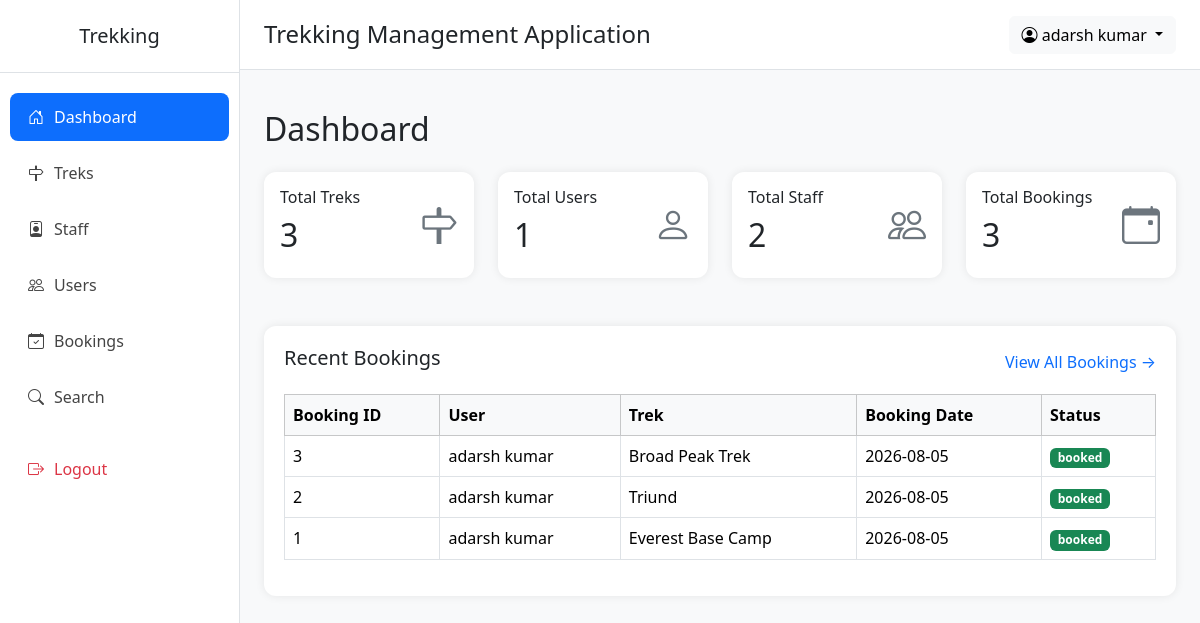
Screenshot of /admin/dashboard (signed in) with the database file from the repository.
### application/models.py (models this page shows)
class User(db.Model):
    __tablename__="users"
    id=db.Column(db.Integer(),primary_key=True,autoincrement=True)
    name=db.Column(db.String(),nullable=False)
    email=db.Column(db.String(),nullable=False,unique=True)
    phone=db.Column(db.String(),nullable=True)
    password=db.Column(db.String(),nullable=False)
    contact=db.Column(db.String(),nullable=True)
    role=db.Column(db.String(),default="user")       # admin | user | staff
    status=db.Column(db.String(),default="active")   # active | blacklisted | pending | rejected
    created_at=db.Column(db.DateTime(),server_default=db.func.now())
    updated_at=db.Column(db.DateTime(),server_default=db.func.now(),onupdate=db.func.now())
    staff_profile = db.relationship(
        "Staff",
        backref="user",
        uselist=False,
        foreign_keys="Staff.userid"
    )
    bookings = db.relationship(
        "Booking",
        backref="user",
        cascade="all, delete-orphan"
    )

class Booking(db.Model):
    __tablename__ = "bookings"
    id = db.Column(db.Integer(), primary_key=True)
    user_id = db.Column(db.Integer(), db.ForeignKey("users.id"), nullable=False)
    trek_id = db.Column(db.Integer(), db.ForeignKey("treks.id"), nullable=False)
    booking_date = db.Column(db.DateTime(), default=db.func.now())
    status = db.Column(db.String(20), nullable=False, default="booked")
    payment_status = db.Column(db.String(20), nullable=False, default="Pending")
    cancelled_at = db.Column(db.DateTime, nullable=True)

class Trek(db.Model):
    __tablename__="treks"
    id = db.Column(db.Integer(),primary_key=True)
    name = db.Column(db.String(),nullable=False)
    location = db.Column(db.String(),nullable=False)
    price=db.Column(db.Integer(),nullable=False)
    difficulty = db.Column(db.String(),nullable=False) # Easy | Medium | Hard
    duration_days = db.Column(db.Integer(),nullable=False)
    total_slots = db.Column(db.Integer(),nullable=False)
    avl_slots = db.Column(db.Integer(),nullable=False)
    assigned_staff_id = db.Column(db.Integer(),db.ForeignKey("staff.id"),nullable=True)
    status = db.Column(db.String(),default="open") #  open | closed | started | completed
    start_date = db.Column(db.DateTime(),nullable=False)
    end_date = db.Column(db.DateTime(),nullable=False)
    desc = db.Column(db.String(),nullable=True)
    created_by = db.Column(db.Integer(),db.ForeignKey("users.id"),nullable=False)
    created_at = db.Column(db.DateTime(),server_default=db.func.now())
    updated_at = db.Column(db.DateTime(),server_default=db.func.now(),onupdate=db.func.now())
    bookings = db.relationship(
        "Booking",
        backref="trek",
        cascade="all, delete-orphan"
    )

### application/admin_routes.py (the view)
@app.route("/admin/dashboard")
def admin():
    if("admin_id" not in session):
        return redirect("/login")
    this_admin=User.query.filter_by(id=session["admin_id"]).first()
    total_treks=Trek.query.all().__len__()
    total_staff=Staff.query.all().__len__()
    total_user=User.query.all().__len__()-total_staff-1
    all_bookings=Booking.query.all()
    recent_booking=Booking.query.order_by(Booking.booking_date.desc()).limit(3).all()
    total_bookings=all_bookings.__len__()
    return render_template("admin/dashboard.html",this_admin=this_admin,total_user=total_user,total_bookings=total_bookings,total_staff=total_staff,total_treks=total_treks,all_bookings=all_bookings,recent_booking=recent_booking)

### templates/admin/dashboard.html (shortened to what this page needs)
{% extends "admin/base.html" %}
{% block content %}
<h2 class="mb-4">
                Dashboard
            </h2>
            <div class="row g-4">
                <div class="col-md-3">
                    <div class="card dashboard-card">
                        <div class="card-body d-flex justify-content-between align-items-center">
                            <div>
                                <h6>Total Treks</h6>
                                <h2>{{total_treks}}</h2>
                            </div>
                            <i class="bi bi-signpost card-icon"></i>
                        </div>
                    </div>
                </div>
                <div class="col-md-3">
                    <div class="card dashboard-card">
                        <div class="card-body d-flex justify-content-between align-items-center">
                            <div>
                                <h6>Total Users</h6>
                                <h2>{{total_user}}</h2>
                            </div>
                            <i class="bi bi-person card-icon"></i>
                        </div>
                    </div>
                </div>
                <div class="col-md-3">
                    <div class="card dashboard-card">
                        <div class="card-body d-flex justify-content-between align-items-center">
                            <div>
                                <h6>Total Staff</h6>
                                <h2>{{total_staff}}</h2>
                            </div>
                            <i class="bi bi-people card-icon"></i>
                        </div>
                    </div>
                </div>
                <div class="col-md-3">
                    <div class="card dashboard-card">
                        <div class="card-body d-flex justify-content-between align-items-center">
                            <div>
                                <h6>Total Bookings</h6>
                                <h2>{{total_bookings}}</h2>
                            </div>
                            <i class="bi bi-calendar-event card-icon"></i>
                        </div>
                    </div>
                </div>
            </div>
            <div class="table-container mt-5">
                <div class="d-flex justify-content-between align-items-center mb-3">
                    <h5>Recent Bookings</h5>
                    <a href="/admin/all/booking" class="text-decoration-none">
                        View All Bookings →
                    </a>
                </div>
                <table class="table table-bordered table-hover align-middle">
                    <thead class="table-light">
                    <tr>
                        <th>Booking ID</th>
                        <th>User</th>
                        <th>Trek</th>
                        <th>Booking Date</th>
                        <th>Status</th>
                    </tr>
                    </thead>
                    <tbody>
                    {% for b in recent_booking %}
                    <tr>
                        <td>{{b.id}}</td>
                        <td>{{b.user.name}}</td>
                        <td>{{b.trek.name}}</td>
                        <td>{{b.booking_date.date()}}</td>
                        <td><span class="badge bg-success">{{b.status}}</span></td>
                    </tr>
                    {% endfor %}
                    </tbody>
                </table>
            </div>
{% endblock %}

### templates/admin/base.html (shortened to what this page needs)
<!DOCTYPE html>
<html lang="en">
<head>
    <link href="https://cdn.jsdelivr.net/npm/bootstrap@5.3.8/dist/css/bootstrap.min.css" rel="stylesheet">
    <link href="https://cdn.jsdelivr.net/npm/bootstrap-icons@1.11.3/font/bootstrap-icons.css" rel="stylesheet">
</head>
<body>
<div class="d-flex">
    <div class="sidebar">
        <h5 class="text-center py-4 border-bottom">
            Trekking
        </h5>
        <ul class="nav flex-column mt-3">
            <li class="nav-item">
                <a class="nav-link {% if request.path == '/admin/dashboard' %}active{% endif %}" href="/admin/dashboard">
                    <i class="bi bi-house-door"></i>Dashboard
                </a>
            </li>
            <li class="nav-item">
                <a class="nav-link {% if '/admin/trek' in request.path %}active{% endif %}" href="/admin/treks">
                    <i class="bi bi-signpost"></i>Treks
                </a>
            </li>
            <li class="nav-item">
                <a class="nav-link {% if '/admin/staff' in request.path %}active{% endif %}" href="/admin/staff">
                    <i class="bi bi-person-badge"></i>Staff
                </a>
            </li>
            <li class="nav-item">
                <a class="nav-link {% if '/admin/users' in request.path %}active{% endif %}" href="/admin/users">
                    <i class="bi bi-people"></i>Users
                </a>
            </li>
            <li class="nav-item">
                <a class="nav-link {% if '/admin/all/booking' in request.path %}active{% endif %}" href="/admin/all/booking">
                    <i class="bi bi-calendar-check"></i>Bookings
                </a>
            </li>
            <li class="nav-item">
                <a class="nav-link {% if '/admin/search' in request.path %}active{% endif %} " href="/admin/search">
                    <i class="bi bi-search"></i>Search
                </a>
            </li>
            <li class="nav-item mt-3">
                <a class="nav-link text-danger" href="/logout">
                    <i class="bi bi-box-arrow-right"></i>Logout
                </a>
            </li>
        </ul>
    </div>
    <div class="flex-grow-1">
        <nav class="navbar topbar px-4">
            <h4 class="mb-0">
                Trekking Management Application
            </h4>
            <div class="dropdown">
                <button class="btn btn-light dropdown-toggle"
                        data-bs-toggle="dropdown">
                    <i class="bi bi-person-circle"></i>
                    {{ this_admin.name }}
                </button>
            </div>
        </nav>
        <div class="container-fluid p-4">
            {% block content %}
            {% endblock %}
        </div>
    </div>
</div>
</body>
</html>

### templates/admin/base.html (style rules this page uses)
body { background:#f8f9fa; overflow-x:hidden; }
.sidebar { width:240px; min-height:100vh; background:#fff; border-right:1px solid #dee2e6; }
.sidebar .nav-link { color:#444; padding:12px 18px; border-radius:8px; margin:4px 10px; font-weight:500; transition:.3s; }
.sidebar .nav-link:hover, .sidebar .nav-link.active { background:#0d6efd; color:white; }
.sidebar i { margin-right:10px; }
.topbar { background:#fff; border-bottom:1px solid #dee2e6; height:70px; }
.dashboard-card { border:none; border-radius:12px; box-shadow:0 0 10px rgba(0,0,0,.08); transition:.3s; }
.card-icon { font-size:38px; color:#6c757d; }
.table-container { background:white; border-radius:12px; box-shadow:0 0 10px rgba(0,0,0,.08); padding:20px; }

### rows the page displays
User: name "adarsh kumar"
Booking: id "3", user.name "adarsh kumar", trek.name "Broad Peak Trek", booking_date "2026-08-05", status "booked"
Booking: id "2", user.name "adarsh kumar", trek.name "Triund", booking_date "2026-08-05", status "booked"
Booking: id "1", user.name "adarsh kumar", trek.name "Everest Base Camp", booking_date "2026-08-05", status "booked"

### other values shown
{{ total_treks }} "3"
{{ total_user }} "1"
{{ total_staff }} "2"
{{ total_bookings }} "3"
